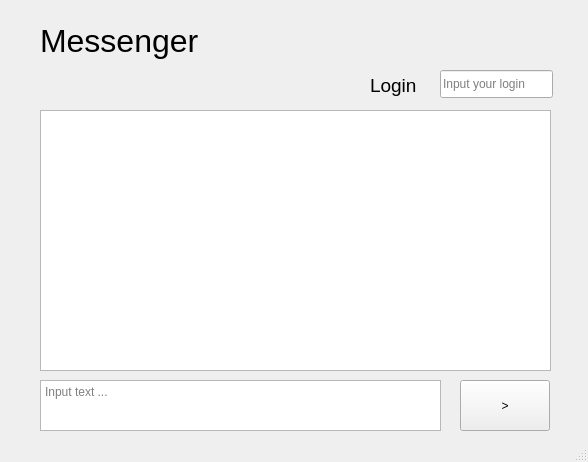
<?xml version="1.0" encoding="UTF-8"?>
<ui version="4.0">
 <class>MainWindow</class>
 <widget class="QMainWindow" name="MainWindow">
  <property name="geometry">
   <rect>
    <x>0</x>
    <y>0</y>
    <width>588</width>
    <height>462</height>
   </rect>
  </property>
  <property name="windowTitle">
   <string>Messenger</string>
  </property>
  <widget class="QWidget" name="centralwidget">
   <widget class="QLabel" name="label">
    <property name="geometry">
     <rect>
      <x>40</x>
      <y>20</y>
      <width>171</width>
      <height>41</height>
     </rect>
    </property>
    <property name="font">
     <font>
      <pointsize>24</pointsize>
     </font>
    </property>
    <property name="text">
     <string>Messenger</string>
    </property>
   </widget>
   <widget class="QLineEdit" name="lineEdit">
    <property name="geometry">
     <rect>
      <x>440</x>
      <y>70</y>
      <width>113</width>
      <height>28</height>
     </rect>
    </property>
    <property name="placeholderText">
     <string>Input your login</string>
    </property>
   </widget>
   <widget class="QLabel" name="label_2">
    <property name="geometry">
     <rect>
      <x>370</x>
      <y>70</y>
      <width>58</width>
      <height>31</height>
     </rect>
    </property>
    <property name="font">
     <font>
      <pointsize>14</pointsize>
     </font>
    </property>
    <property name="text">
     <string>Login</string>
    </property>
   </widget>
   <widget class="QTextEdit" name="textEdit">
    <property name="geometry">
     <rect>
      <x>40</x>
      <y>380</y>
      <width>401</width>
      <height>51</height>
     </rect>
    </property>
    <property name="placeholderText">
     <string>Input text ...</string>
    </property>
   </widget>
   <widget class="QPushButton" name="pushButton">
    <property name="geometry">
     <rect>
      <x>460</x>
      <y>380</y>
      <width>90</width>
      <height>51</height>
     </rect>
    </property>
    <property name="text">
     <string>&gt;</string>
    </property>
   </widget>
   <widget class="QTextBrowser" name="textBrowser">
    <property name="geometry">
     <rect>
      <x>40</x>
      <y>110</y>
      <width>511</width>
      <height>261</height>
     </rect>
    </property>
   </widget>
  </widget>
  <widget class="QStatusBar" name="statusbar"/>
 </widget>
 <resources/>
 <connections/>
</ui>
